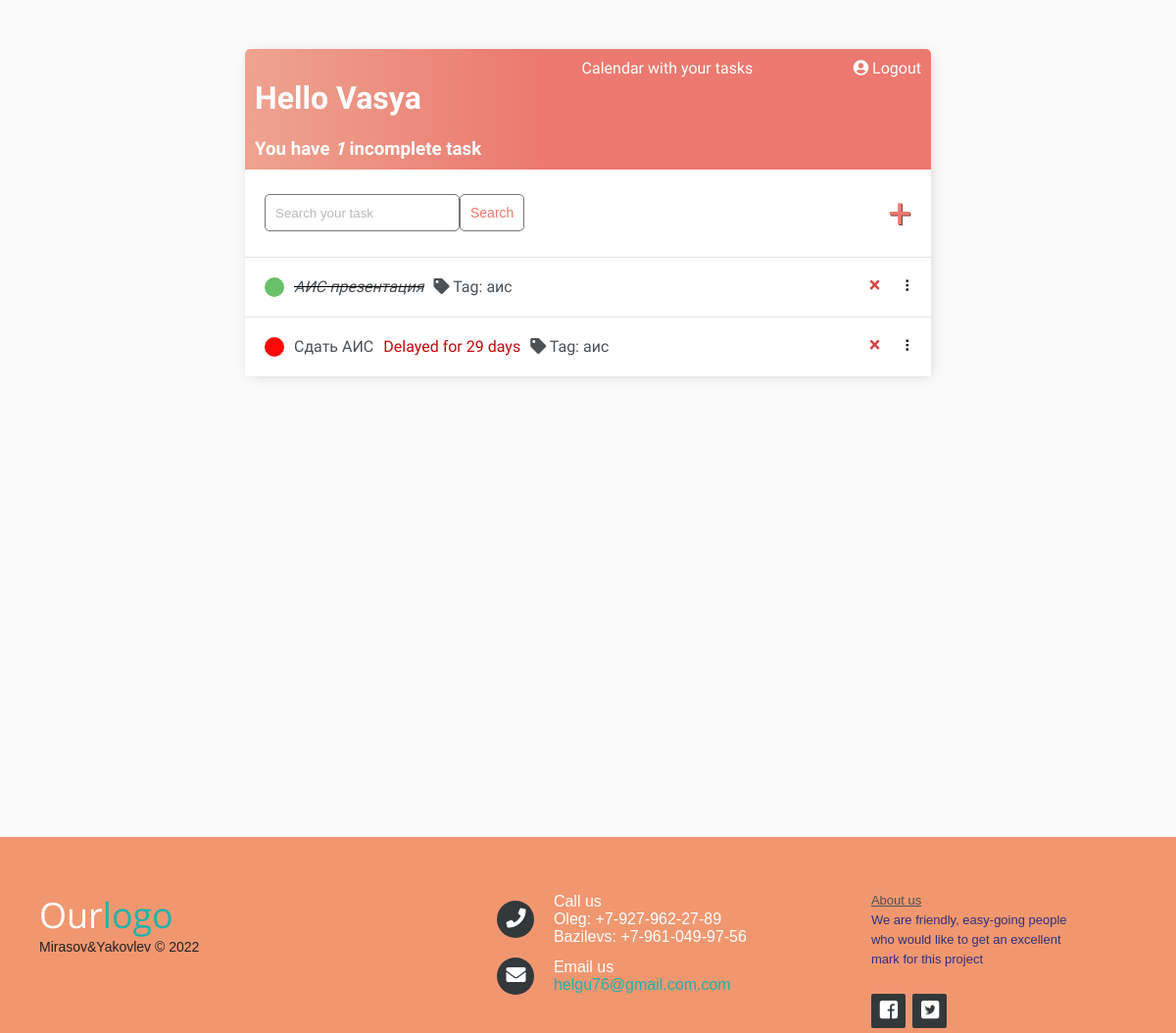
The page / (signed in) on the database its author committed.
### main/models.py (models this page shows, shortened)
class Task(models.Model):
    user = models.ForeignKey(User, on_delete=models.CASCADE, null=True, blank=True)
    title = models.CharField('Name', max_length=100)
    description = models.TextField('Description', null=True, blank=True)
    created = models.DateTimeField(auto_now_add=True)
    deadline = models.DateTimeField(auto_now_add=False, editable=True)
    complete = models.BooleanField(default=False)
    tag = models.CharField('Tag', null=True, blank=True, max_length=50)
    def __str__(self):
        return self.title
    class Meta:
        verbose_name = 'Задача'
        verbose_name_plural = 'Задачи'
        order_with_respect_to = 'user'

### main/views.py (the view)
# urls.py: path('', TaskList.as_view(), name='tasks'),
class TaskList(LoginRequiredMixin, ListView):
    model = Task
    context_object_name = 'tasks'
    def get_context_data(self, **kwargs):
        context = super().get_context_data(**kwargs)
        if self.request.user.is_superuser:
            context['tasks'] = context['tasks']
            context['count'] = context['tasks'].filter(complete=False).count()
        else:
            context['tasks'] = context['tasks'].filter(user=self.request.user)
            context['count'] = context['tasks'].filter(complete=False).count()
        search_input = self.request.GET.get('search-area') or ''
        if search_input:
            context['tasks'] = context['tasks'].filter(Q(title__icontains=search_input) | Q(tag__icontains=search_input))
        else:
            return context
        context['search_input'] = search_input
        return context

### main/templatetags/time_tag.py (called while the page is built)
@register.simple_tag()
def my_tag(task):
    timezone = pytz.timezone("UTC")
    time_now = timezone.localize(datetime.today())
    deadline_time = task.deadline
    diffTime = abs(time_now - deadline_time)
    flag = False
    if time_now < deadline_time:
        flag = False
    else:
        flag = True
    return {"flag": flag, "time": diffTime}

### main/templates/main/task_list.html (shortened to what this page needs)
{% extends 'main/base.html' %}
{% block content1 %}
{% load time_tag %}
<div class="header-bar">
    <div>
        <h1>Hello {{request.user|title}}</h1>
        <h3 style="margin:0">You have <i>{{count}}</i> incomplete task{{ count|pluralize:"s" }}</h3>
    </div>
    <a href="{% url 'calendar' %}">Calendar with your tasks</a>
    {% if request.user.is_authenticated %}
    <a href="{% url 'logout' %}"><i class="fa fa-user-circle" aria-hidden="true"></i>
Logout</a>
    {% else %}
    <a href="{% url 'login' %}"><i class="fa fa-user-circle" aria-hidden="true"></i>
Login</a>
    {% endif %}
</div>
<div id="search-add-wrapper">
    <form method="GET" style="display: flex;">
        <input type='text' name='search-area' placeholder="Search your task" value="{{search_input}}">
        <input class="button" type="submit" value='Search'>
    </form>
    {% if tasks|length > 0 %}
    <a id="add-link" href="{% url 'task-create' %}">&#x2b;</a>
    {% endif %}
</div>
<div id="tasklist" class="task-items-wrapper">
    {% for task in tasks %}
    <div class="task-wrapper" data-position="{{task.pk}}">
        <div class="task-title">
            {% if task.complete %}
            <div class="task-complete-icon"></div>
            <i><s><a href="{% url 'task-update' task.id %}">{{task}}</a></s></i>
            {% else %}
            {% my_tag task as var %}
            {% if var.flag %}
            <div class="task-delayed-icon"></div>
            <a href="{% url 'task-update' task.id %}">{{task}}</a>
            <div class="task-date-d">
                <th>Delayed for
                    {% if var.time.days > 1 %}
                    {{var.time.days}}
                    days
                    {% endif %}
                </th>
            </div>
            {% endif %}
            {% endif %}
            <a><i class="fa fa-tag" aria-hidden="true"></i>
Tag: {{task.tag}}</a>
        </div>
        <div class="task-controls">
            <a class="delete-link" href="{% url 'task-delete' task.id %}">&#215;</a>
            <span class="handle">&nbsp;&#10247;</span>
        </div>
    </div>
    {% empty %}
    <div style="text-align: center; padding-bottom: 10px; line-height: 1em;">
        <h3>Create a <a style="text-decoration: none; color: #e53935;" href="{% url 'task-create' %}">New task</a> !
        </h3>
    </div>
    {% endfor %}
</div>
{% endblock content1 %}

### main/static/css/calendar.css (style rules this page uses)
a { color: #17a2b8; }

### main/static/css/stylesheet.css (style rules this page uses)
body { background-color: #FAFAFA; height: 100%; margin: 0 auto; font-family: 'DotGothic16', sans-serif; padding-top: 50px; margin-bottom: 100px; }
h1, h2, h3, h4, h5, h6, { font-family: 'DotGothic16', sans-serif; }
a, p { color: #4b5156 }
.header-bar { display: flex; justify-content: space-between; color: #fff; padding: 10px; border-radius: 5px 5px 0 0; background: linear-gradient(90deg, #EEA390 0%, #EB796F 43%, #EB796F 100%); }
.header-bar a { color: #fff; text-decoration: none; }
.task-wrapper { min-height: 100%; display: flex; align-items: center; justify-content: space-between; background-color: #fff; border-top: 1px solid #dfe4ea; overflow: hidden; }
.task-date-d { color: #c8070a; margin-left: 10px; }
.task-title { display: flex; padding: 20px; }
.task-title a { text-decoration: none; color: #4b5156; margin-left: 10px; }
.task-complete-icon { height: 20px; width: 20px; background-color: rgb(105, 192, 105); border-radius: 50%; }
.task-delayed-icon { height: 20px; width: 20px; background-color: #fd0909; border-radius: 50%; }
.delete-link { text-decoration: none; font-weight: 900; color: #cf4949; font-size: 22px; line-height: 0; padding: 20px 0px; }
.handle { display: inline-block; padding: 20px 16px; cursor: grab; user-select: none; }
.handle:after, .handle:before { display: block; content: ""; }
#add-link { color: #EB796F; text-decoration: none; font-size: 42px; text-shadow: 1px 1px #81413b; }
#search-add-wrapper { display: flex; justify-content: space-between; align-items: center; padding: 20px; }
input[type=text], input[type=password], textarea { border: 1px solid #757575; border-radius: 5px; padding: 10px; width: 90%; }
::placeholder { font-weight: 300; opacity: 0.5; }
.button { border: 1px solid #757575; background-color: #FFF; color: #EB796F; padding: 10px; font-size: 14px; border-radius: 5px; cursor: pointer; text-decoration: none; }

### rows shown on the page
Task: title "АИС презентация", tag "аис"
Task: title "Сдать АИС", time.days "29", tag "аис"

### other values the page prints
{{ request.user|title }} "Vasya"
{{ count }} "1"
